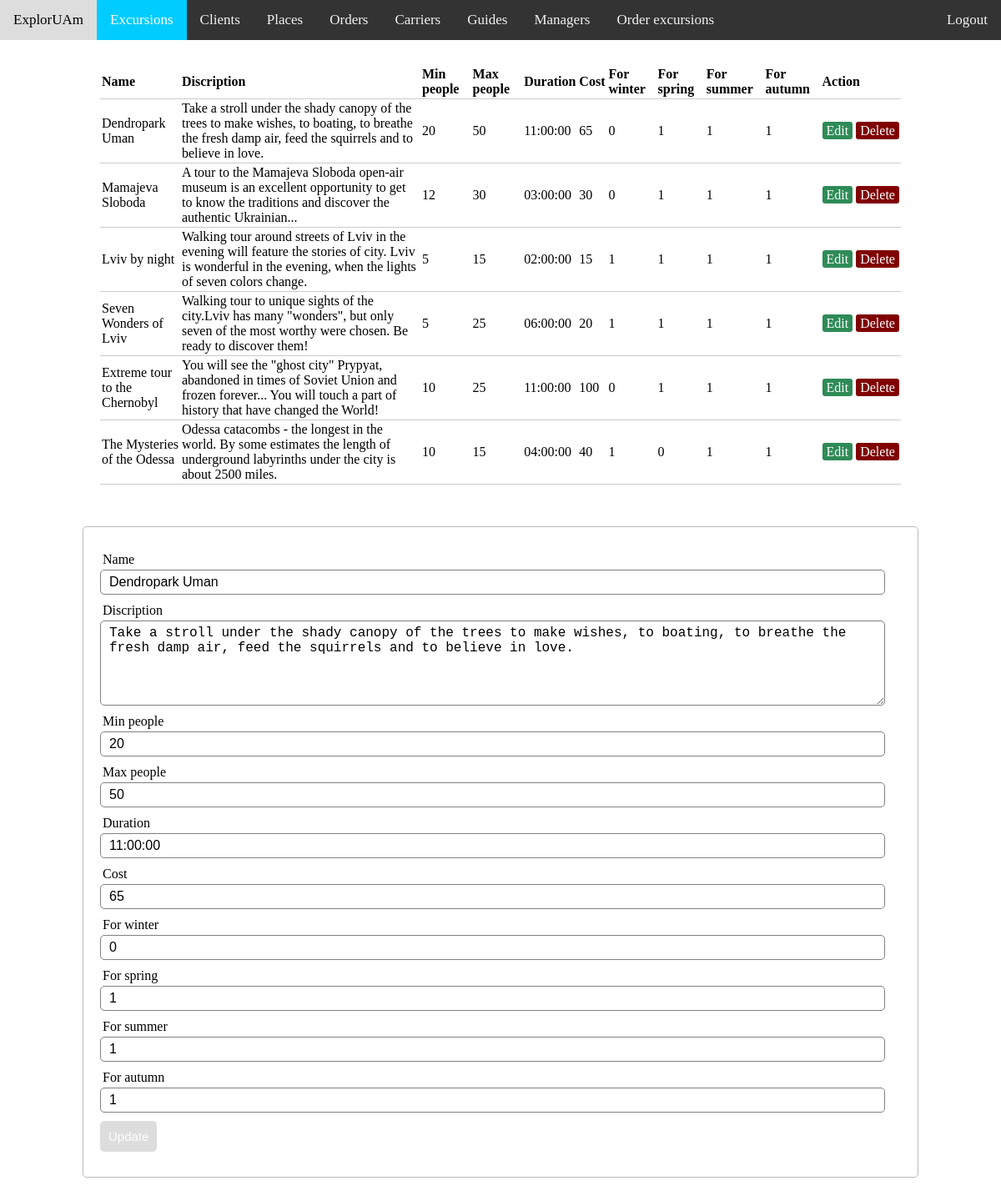
The app's page /admin_view/excursions.php?edit_ex=1 with its own data.
### tables this page shows
CREATE TABLE IF NOT EXISTS `excursions` (
  `id_excursion` int(11) NOT NULL AUTO_INCREMENT,
  `name_excurs` varchar(30) NOT NULL,
  `discrip_excurs` varchar(300) NOT NULL,
  `min_people` int(11) NOT NULL,
  `max_people` int(11) NOT NULL,
  `duration` time NOT NULL,
  `cost_excurs` int(11) NOT NULL,
  `winter` tinyint(1) NOT NULL,
  `spring` tinyint(1) NOT NULL,
  `summer` tinyint(1) NOT NULL,
  `autumn` tinyint(1) NOT NULL,
  PRIMARY KEY (`id_excursion`)
);

### admin_view/excursions.php (the view, shortened to what this page needs)
<?php  include('server_ex_pl.php');
  if (isset($_GET['edit_ex'])) {
    $id_excursion = $_GET['edit_ex'];
    $update = true;
    $record = mysqli_query($db, "SELECT * FROM excursions WHERE id_excursion=$id_excursion");
    if (count($record) == 1 ) {
      $n = mysqli_fetch_array($record);
      $name_excurs= $n['name_excurs'];
      $discrip_excurs= $n['discrip_excurs'];
      $min_people= $n['min_people'];
      $max_people= $n['max_people'];
      $duration= $n['duration'];
      $cost_excurs= $n['cost_excurs'];
      $winter= $n['winter'];
      $spring= $n['spring'];
      $summer= $n['summer'];
      $autumn= $n['autumn'];
    }
  }
?>
<html>
<head>
<link rel="stylesheet" href="adminstyle.css">
</head>
<body>
<div class="topnav"> <a class="hover">ExplorUAm</a>
  <a class="active" href="excursions.php">Excursions</a>
  <a href="clients.php">Clients</a>
  <a href="places.php">Places</a>
  <a href="orders.php">Orders</a>
  <a href="carriers.php">Carriers</a>
  <a href="guides.php">Guides</a>
  <a href="managers.php">Managers</a>
  <a href="order_excursions.php">Order excursions</a>
  <a href="../main.php" style="float:right"> Logout </a>
</div>
<?php $results = mysqli_query($db, "SELECT * FROM excursions"); ?>
<table>
  <thead>
    <tr>
      <th>Name</th>
      <th>Discription</th>
      <th>Min people</th>
      <th>Max people</th>
      <th>Duration</th>
      <th>Cost</th>
      <th>For winter</th>
      <th>For spring</th>
      <th>For summer</th>
      <th>For autumn</th>
      <th colspan="2">Action</th>
    </tr>
  </thead>
  <?php while ($row = mysqli_fetch_array($results)) { ?>
    <tr>
      <td class="name"><?php echo $row['name_excurs']; ?></td>
      <td class="des"><?php echo $row['discrip_excurs']; ?></td>
      <td><?php echo $row['min_people']; ?></td>
      <td><?php echo $row['max_people']; ?></td>
      <td><?php echo $row['duration']; ?></td>
      <td><?php echo $row['cost_excurs']; ?></td>
      <td><?php echo $row['winter']; ?></td>
      <td><?php echo $row['spring']; ?></td>
      <td><?php echo $row['summer']; ?></td>
      <td><?php echo $row['autumn']; ?></td>
      <td>
        <a href="excursions.php?edit_ex=<?php echo $row['id_excursion']; ?>" class="edit_btn" >Edit</a>
      </td>
      <td>
        <a href="server_ex_pl.php?del_ex=<?php echo $row['id_excursion']; ?>" class="del_btn">Delete</a>
      </td>
    </tr>
  <?php } ?>
</table>
  <form method="post" action="server_ex_pl.php" >
    <div class="input-group">
      <label>Name</label>
      <input type="text" name="name" value="<?php echo $name_excurs; ?>">
    </div>
    <div class="input-group" >
      <label>Discription</label>
      <textarea name="discrip" rows="5"><?php echo $discrip_excurs; ?></textarea>
    </div>
    <div class="input-group">
      <label>Min people</label>
      <input type="text" name="min"value="<?php echo $min_people; ?>">
    </div>
    <div class="input-group">
      <label>Max people</label>
      <input type="text" name="max" value="<?php echo $max_people; ?>">
    </div>
    <div class="input-group">
      <label>Duration</label>
      <input type="text" name="duration" value="<?php echo $duration; ?>">
    </div>
    <div class="input-group">
      <label>Cost</label>
      <input type="text" name="cost" value="<?php echo $cost_excurs; ?>">
    </div>
    <div class="input-group">
      <label>For winter</label>
      <input type="text" name="winter" value="<?php echo $winter; ?>">
    </div>
    <div class="input-group">
      <label>For spring</label>
      <input type="text" name="spring" value="<?php echo $spring; ?>">
    </div>
    <div class="input-group">
      <label>For summer</label>
      <input type="text" name="summer" value="<?php echo $summer; ?>">
    </div>
    <div class="input-group">
      <label>For autumn</label>
      <input type="text" name="autumn" value="<?php echo $autumn; ?>">
    </div>
    <div class="input-group">
      <?php if ($update == true): ?>
      <button class="btn" type="submit" name="update_ex" style="background: #ddd;" >Update</button>
      <?php else: ?>
      <button class="btn" type="submit" name="save_ex" >Add</button>
      <?php endif ?>
    </div>
  </form>
</body>
</html>

### admin_view/adminstyle.css (style rules this page uses)
body { margin: 0; }
.topnav { overflow: hidden; background-color: #333; }
.topnav a { float: left; color: #f2f2f2; text-align: center; padding: 14px 16px; text-decoration: none; font-size: 17px; }
.topnav a.hover { background-color: #ddd; color: black; }
.topnav a.active { background-color: #00CCFF; color: white; }
textarea { width: 98%; padding: 5px 10px; font-size: 16px; border-radius: 5px; border: 1px solid gray; }
table { width: 80%; margin: 30px auto; border-collapse: collapse; text-align: left; }
tr { border-bottom: 1px solid #cbcbcb; }
th, td { border: none; height: 30px; padding: 2px; }
td.name { width: 10%; }
td.des { width: 30%; }
form { width: 80%; margin: 50px auto; text-align: left; padding: 20px; border: 1px solid #bbbbbb; border-radius: 5px; }
.input-group { margin: 10px 0px 10px 0px; }
.input-group label { display: block; text-align: left; margin: 3px; }
.input-group input { height: 30px; width: 98%; padding: 5px 10px; font-size: 16px; border-radius: 5px; border: 1px solid gray; }
.btn { padding: 10px; font-size: 15px; color: white; background: #5F9EA0; border: none; border-radius: 5px; }
.edit_btn { text-decoration: none; padding: 2px 5px; background: #2E8B57; color: white; border-radius: 3px; }
.del_btn { text-decoration: none; padding: 2px 5px; color: white; border-radius: 3px; background: #800000; }

### records on screen
excursions: name_excurs "Dendropark Uman", discrip_excurs "Take a stroll under the shady canopy of the trees to make wishes, to boating, to breathe the fresh damp air, feed the squirrels and to believe in love.", min_people "20", max_people "50", duration "11:00:00", cost_excurs "65", winter "0", spring "1", summer "1", autumn "1", name "Dendropark Uman", discrip "Take a stroll under the shady canopy of the trees to make wishes, to boating, to breathe the fresh damp air, feed the squirrels and to believe in love.", max "50", cost "65"
excursions: name_excurs "Mamajeva Sloboda", discrip_excurs "A tour to the Mamajeva Sloboda open-air museum is an excellent opportunity to get to know the traditions and discover the authentic Ukrainian...", min_people "12", max_people "30", duration "03:00:00", cost_excurs "30", winter "0", spring "1", summer "1", autumn "1"
excursions: name_excurs "Lviv by night", discrip_excurs "Walking tour around streets of Lviv in the evening will feature the stories of city. Lviv is wonderful in the evening, when the lights of seven colors change.", min_people "5", max_people "15", duration "02:00:00", cost_excurs "15", winter "1", spring "1", summer "1", autumn "1"
excursions: name_excurs "Seven Wonders of Lviv", discrip_excurs "Walking tour to unique sights of the city.Lviv has many \"wonders\", but only seven of the most worthy were chosen. Be ready to discover them!", min_people "5", max_people "25", duration "06:00:00", cost_excurs "20", winter "1", spring "1", summer "1", autumn "1"
excursions: name_excurs "Extreme tour to the Chernobyl", discrip_excurs "You will see the \"ghost city\" Prypyat, abandoned in times of Soviet Union and frozen forever... You will touch a part of history that have changed the World!", min_people "10", max_people "25", duration "11:00:00", cost_excurs "100", winter "0", spring "1", summer "1", autumn "1"
excursions: name_excurs "The Mysteries of the Odessa", discrip_excurs "Odessa catacombs - the longest in the world. By some estimates the length of underground labyrinths under the city is about 2500 miles.", min_people "10", max_people "15", duration "04:00:00", cost_excurs "40", winter "1", spring "0", summer "1", autumn "1"
